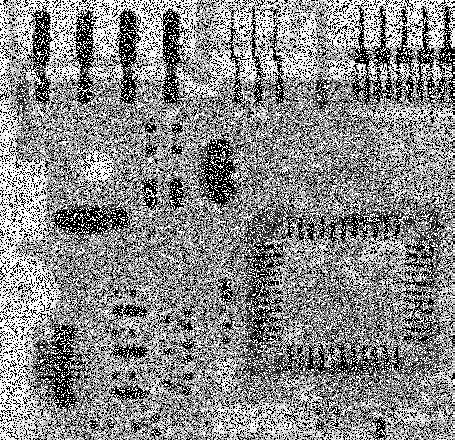
#> input picture lab6/plytkaSzumImp.png, 455 x 440 px
$ jupyter execute homework2.ipynb
#> lines starting #> are read from the running program, lines starting #| are printed output that depends on the picture
## Zadanie domowe: adaptacyjna filtracja medianowa

Wszystkie omówione i przetestowane powyżej filtry działały w ten sam sposób dla każdego piksela obrazu.
Natomiast przy filtracji adaptacyjnej następuje zmiana parametrów filtru w zależności od statystycznych charakterystyk otoczenia rozpatrywanego piksela.

Omówiony poprzednio filtr medianowy dobrze eliminuje zakłócenia impulsowe o niewielkiej gęstości przestrzennej (mniej niż 20% w pionie i poziomie).
W zadaniu filtracji bardziej zakłóconych obrazów lepiej sprawdza się adaptacyjny filtr medianowy.
``Adaptacyjność'' filtra polega na zmianie rozmiaru okna w trakcie filtracji - w zależności od pewnych warunków.

Przyjmijmy następujące oznaczenia:
- $z_{min}$ - najmniejsza jasność w oknie $S_{xy}$
- $z_{max}$ - największa jasność w oknie $S_{xy}$
- $z_{med}$ - mediana z jasności w oknie $S_{xy}$
- $z_{xy}$  - jasność w punkcie o współrzędnych $(x,y)$
- $S_{max}$ - maksymalny dozwolony rozmiar okna $S_{xy}$

Algorytm można opisać następującym pseudokodem:
<div style="background-color:rgba(0, 0, 0, 0.0470588); padding:10px 0;font-family:monospace;">
Faza A :<br>
&nbsp;&nbsp;&nbsp;<b>if</b>  $z_{max}$ > $z_{med}$ > $z_{min}$ <b>then</b> <br>
&nbsp;&nbsp;&nbsp;&nbsp;&nbsp;&nbsp; to przejdź od fazy B<br>
&nbsp;&nbsp;&nbsp;<b>else</b><br>
&nbsp;&nbsp;&nbsp;&nbsp;&nbsp;&nbsp;zwiększ rozmiar okna<br>
&nbsp;&nbsp;&nbsp;&nbsp;&nbsp;&nbsp;<b>if</b> rozmiar okna <= $S_{max}$ <b>then</b><br>
&nbsp;&nbsp;&nbsp;&nbsp;&nbsp;&nbsp;&nbsp;&nbsp;&nbsp;to powtórz fazę A<br>
&nbsp;&nbsp;&nbsp;&nbsp;&nbsp;&nbsp;<b>else</b><br>
&nbsp;&nbsp;&nbsp;&nbsp;&nbsp;&nbsp;&nbsp;&nbsp;&nbsp;zwróć $z_{med}$<br>
&nbsp;&nbsp;&nbsp;&nbsp;&nbsp;&nbsp;<b>end if</b><br>
&nbsp;&nbsp;&nbsp;<b>end if</b><br>
Faza B :<br>
&nbsp;&nbsp;&nbsp;<b>if</b>  $z_{max}$ > $z_{xy}$ > $z_{min}$ <b>then</b>  <br>
&nbsp;&nbsp;&nbsp;&nbsp;&nbsp;&nbsp;to zwróć  $z_{xy}$ <br>
&nbsp;&nbsp;&nbsp;<b>else</b><br>
&nbsp;&nbsp;&nbsp;&nbsp;&nbsp;&nbsp;zwróć $z_{med}$<br>
&nbsp;&nbsp;&nbsp;<b>end if</b><br>
</div>

#### Wyjaśnienie działania:

Cały czas należy pamiętać, jakie są cele działania filtru:
- usunięcie zakłóceń typu pieprz i sól (ang. _salt and pepper noise),
- wygładzenie innego rodzaju zakłóceń,
- redukcja zniekształceń (pogrubianie albo pocienianie krawędzi).

Wartości $z_{min}$ i $z_{max}$ uważa się za zakłócenia impulsowe w danym oknie, nawet jeżeli nie są to największa i najmniejsza wartość w całym obrazie.

Celem fazy A jest określenie czy rezultat filtracji medianowej $z_{med}$ jest zakłóceniem impulsowym czy nie.
Jeżeli spełniona jest nierówność $z_{min}$ < $z_{med}$ < $z_{max}$ wartość  $z_{med}$ nie może być zakłóceniem impulsowym.
W takim przypadku przechodzimy do fazy B i sprawdzamy czy piksel $z_{xy}$ jest zakłóceniem impulsowym.
Jeżeli spełniona jest nierówność   $z_{min}$ < $z_{xy}$ < $z_{max}$, $z_{xy}$ nie może być zakłóceniem impulsowym.
W takim przypadku algorytm zwraca niezmienioną wartość $z_{xy}$ - w ten sposób zmniejsza się zniekształcenia.
Jeżeli nierówność  $z_{min}$ < $z_{xy}$ < $z_{max}$ nie jest spełniona oznacza to, że albo $z_{xy}$ = $z_{min}$ albo  $z_{xy}$ = $z_{max}$.
W obu przypadkach uznaje się, że wartość  $z_{xy}$ jest zakłóceniem i jako wynik filtracji zwraca się wartość  $z_{med}$ , o której na podstawie fazy A wiadomo, że nie jest zakłóceniem.

Przypuśćmy, że nie została spełniona nierówność   $z_{min}$ < $z_{med}$ < $z_{max}$, algorytm wtedy zwiększa rozmiar okna i powtórnie wykonuje fazę A.
Dzieje się tak aż do momentu, kiedy algorytm znajdzie medianę, która nie jest zakłóceniem impulsowym albo osiągnięty zostanie maksymalny rozmiar okna.
W przypadku gdy osiągnięty zostanie maksymalny rozmiar okna algorytm zwraca wartość $z_{med}$.
Nie ma gwarancji, że wartość ta nie jest zakłóceniem impulsowym, jednakże odpowiedni dobór maksymalnego rozmiaru okna pozwala zminimalizować prawdopodobieństwo wystąpienia takiej sytuacji.

Po wyznaczeniu wartości po filtracji dla danego piksela, okno filtru się przemiesza, a algorytm uruchamiany jest dla nowej lokalizacji z parametrami początkowymi.

#### Zadanie - zaimplementować metodę:

1. Wczytaj obrazy _plytkaSzumImp.png_.  Wyświetl go.

2. Przefiltruj obraz filtrem medianowym o rozmiarze okna $5 \times 5$. Wynik filtracji wyświetl.

3. Zaimplementuj opisany adaptacyjny filtr medianowy. Wskazówki:
- należy przyjąć maksymalny rozmiar okna na $7 \times 7$, a początkowy na $3 \times 3$. Zakładamy, że rozmiar filtru powinien być nieparzysty.
- obliczenia trzeba wykonać w dwóch pętlch `for` (odwiedzić, każdy piksel) - dla ułatwienia zaleca się pominięcie pikseli brzegowych (jeżeli maksymalny rozmiar okna wynosi $7 \times 7$ to nie należy dokonywać obliczeń dla 3 pikseli brzegowych)
- w każdej iteracji należy:
    - przywrócić początkowy rozmiar okna ($3 \times 3$),
    - "wyciąć" otoczenie (parametr opisujący rozmiar otoczenia należy "uzmiennić")
    - obliczyć parametry: $z_{min}$, $z_{max}$, $z_{med}$ (metody wycinka `min`, `max` i funkcja `np.median`

- wykonać opisany algorytm. Uwaga: obliczenia mogę się chwilkę wykonywać.

4. Porównaj rezultaty filtracji medianowej i adaptacyjnej.

[cell 1]
import cv2
import os
import requests
from matplotlib import pyplot as plt
import numpy as np
from scipy import signal

url = 'https://raw.githubusercontent.com/vision-agh/poc_sw/master/06_Context/'

fileNames = ["plytkaSzumImp.png"]
for fileName in fileNames:
  if not os.path.exists(fileName):
      r = requests.get(url + fileName, allow_redirects=True)
      open(fileName, 'wb').write(r.content)

[cell 2]
import cv2
import os
import requests
from matplotlib import pyplot as plt
import numpy as np
from scipy import signal

def subplot_image(ax, image, title="", **kwargs):
    ax.set_title(title)
    ax.axis("off")
    ax.imshow(image, cmap=kwargs.get("cmap", "gray"))

def plot_image(image, title="", **kwargs):
    plt.title(title)
    plt.axis("off")
    plt.imshow(image, cmap=kwargs.get("cmap", "gray"))
    plt.show()

[cell 3]
plytka = cv2.imread("plytkaSzumImp.png", cv2.IMREAD_GRAYSCALE)
#> plytka is the input picture: shape (440, 455); min 0, max 255, mean 138.1
plot_image(plytka)

[cell 4]
def adaptive_median(image, y, x, max_size, window_size):

    def a_phase():
        nonlocal window_size
        window = image[y - window_size:y + window_size, x - window_size:x + window_size]
        w_min = np.min(window)
        w_max = np.max(window)
        w_med = np.median(window)
        if w_max > w_med > w_min:
            return b_phase()
        window_size += 2
        if window_size >= max_size:
            return w_med
        return a_phase()

    def b_phase():
        window = image[y - window_size:y + window_size, x - window_size:x + window_size]
        w_min = np.min(window)
        w_max = np.max(window)
        w_med = np.median(window)
        if w_max > image[y, x] > w_min:
            return image[y, x]
        return w_med

    return a_phase()


def conv(image):
    image = image.copy()
    MAX_SIZE = 7
    SIZE = 3
    OFFSET = 3
    H, W = image.shape
#> H = 440; W = 455
    for h in range(OFFSET, H - OFFSET):
        for w in range(OFFSET, W - OFFSET):
            median = adaptive_median(image, h, w, MAX_SIZE, SIZE)
            image[h, w] = median
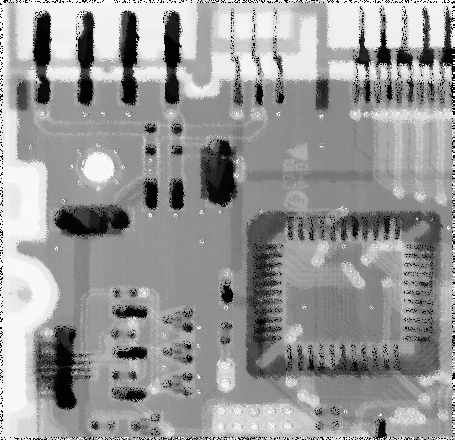
#> image: shape (440, 455); min 0, max 255, mean 151.9

    return image.astype(np.uint16)

plot_image(plytka, title="Original")
plot_image(conv(plytka), title="Adaptive median")
plot_image(cv2.medianBlur(plytka, 5), title="Median blur")
#> call 4 of plot_image, with title = 'Median blur'
#> in plot_image (call 4), `plt.show()`:
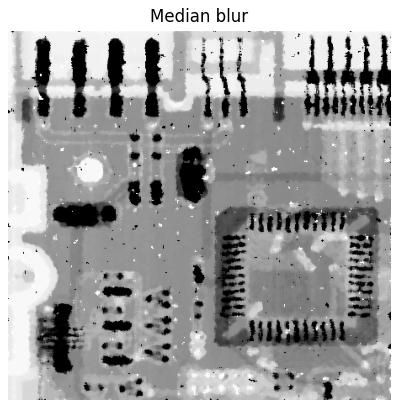
#> figure drawn by matplotlib, 1 panel
